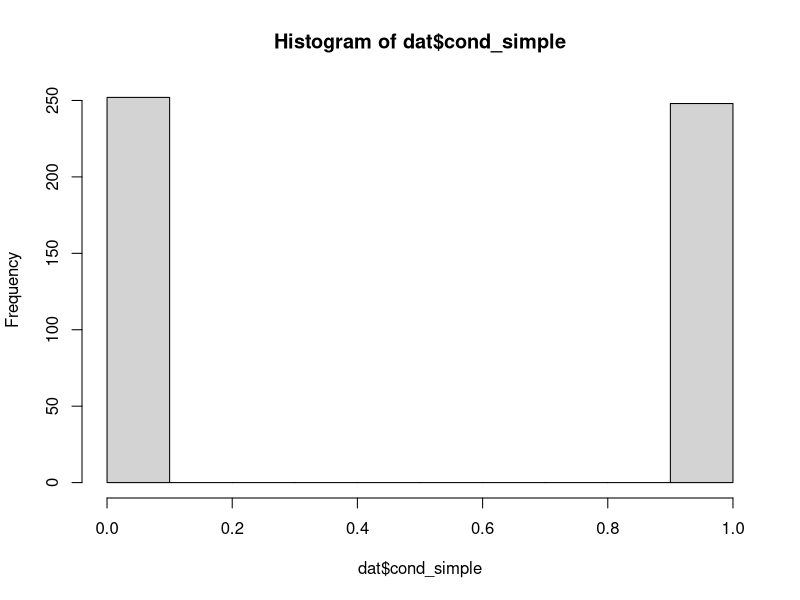

Generate this figure with R:
## ---- chunk 1
set.seed(123)
library(tidyverse)
## ---- chunk 2
# Set sample size
n = 500

# Simulate data
dat = data.frame(
    sid = 1:n,
    age = rnorm(n, mean = 20, sd = 2),
    prev_grade = runif(n, min = 0, max = 100),
    transfer = rep(0:1, c(300, 200))
)
summary(dat)
## ---- chunk 3
############################################### 
####### BEGIN INPUT: Random Assignment ########
###############################################

# Simple random assignment
dat$cond_simple = rbinom(n, size = 1, prob = 0.5)
hist(dat$cond_simple)

# Complete random assignment
dat$cond_complete = sample(rep(0:1, each = n/2))

# Blocked (on transfer status) random assignment
# This works since all transfer == 0 come first in dat, followed by the 200 transfer == 1
dat$cond_blocked = c(sample(rep(0:1, each = sum(dat$transfer == 0)/2)), 
                     sample(rep(0:1, each = sum(dat$transfer == 1)/2)))

###############################################
###############################################
## ---- chunk 4
############################################### 
####### BEGIN INPUT: Check balance ############
###############################################

# Check assignment to condition
table(dat$cond_simple)
table(dat$cond_complete)
table(dat$cond_blocked)

# Check balance function

library(dplyr)

Balanced <- function (df, condition) {
  df %>%
    group_by_(condition) %>%
    summarize(mean_age = mean(age),
              var_age = var(age),
              mean_grade = mean(prev_grade),
              var_grade = var(prev_grade),
              mean_transfer = mean(transfer),
              var_transfer = mean(transfer) * (1 - mean(transfer))) %>%
    data.frame(.) %>%
    summarize(Effect_age = (.[.[, condition] == 1, 'mean_age'] 
                            - .[.[, condition] == 0, 'mean_age'])
              /sqrt((.[.[, condition] == 1, 'var_age'] 
                     + .[.[, condition] == 0, 'var_age'])/2),
              Effect_grade = (.[.[, condition] == 1, 'mean_grade'] 
                              - .[.[, condition] == 0, 'mean_grade'])
              /sqrt((.[.[, condition] == 1, 'var_grade']
                     + .[.[, condition] == 0, 'var_grade'])/2),
              Effect_transfer = (.[.[, condition] == 1, 'mean_transfer'] 
                                 - .[.[, condition] == 0, 'mean_transfer'])
              /sqrt((.[.[, condition] == 1, 'var_transfer'] 
                     + .[.[, condition] == 0, 'var_transfer'])/2))
}

# Check balance: simple
Balanced(dat, 'cond_simple')

# Check balance: complete
Balanced(dat, 'cond_complete')

# Check balance: block
Balanced(dat, 'cond_blocked')

###############################################
###############################################
## ---- chunk 5
# grade = prev_grade + noise + treatment effect
set.seed(11)
dat$grade = dat$prev_grade + rnorm(nrow(dat), 0, 50) + dat$cond_simple * 20
dat$pass = as.numeric(dat$grade > 0)
## ---- chunk 6
############################################### 
####### BEGIN INPUT: Perform analysis #########
###############################################

# t-test
t.test(grade ~ cond_simple, dat)

# Test of proportion
prop.test(table(dat$cond_simple, dat$pass), 500)

# Regression adjusting for prev grade
summary(lm(grade ~ cond_simple + prev_grade, dat))

# Wilcox test
wilcox.test(grade ~ cond_simple, dat)

###############################################
###############################################
## ---- chunk 7
############################################### 
####### BEGIN INPUT: Stats for Report #########
###############################################

# Percentage change
(mean(dat[dat$cond_simple == 1, 'grade']) 
 - mean(dat[dat$cond_simple == 0, 'grade']))/mean(dat[dat$cond_simple == 0, 'grade'])

# Cohen's d
(mean(dat[dat$cond_simple == 1, 'grade']) 
  - mean(dat[dat$cond_simple == 0, 'grade']))/sqrt((var(dat[dat$cond_simple == 1, 'grade']) 
                                                    + var(dat[dat$cond_simple == 0, 'grade']))/2)

# Summary sentence
# All of the hypothesis tests conducted above produced a p-value less than 0.05, so we 
# reject the null hypothesis in each case that there is no difference in grades between 
# students in the intervention and control groups in the population. There is a 
# moderate-large effect of condition on grade with a percentage increase in grades of 
# about 55.8% for the intervention group and a Cohen's d of about 0.449.

###############################################
###############################################
